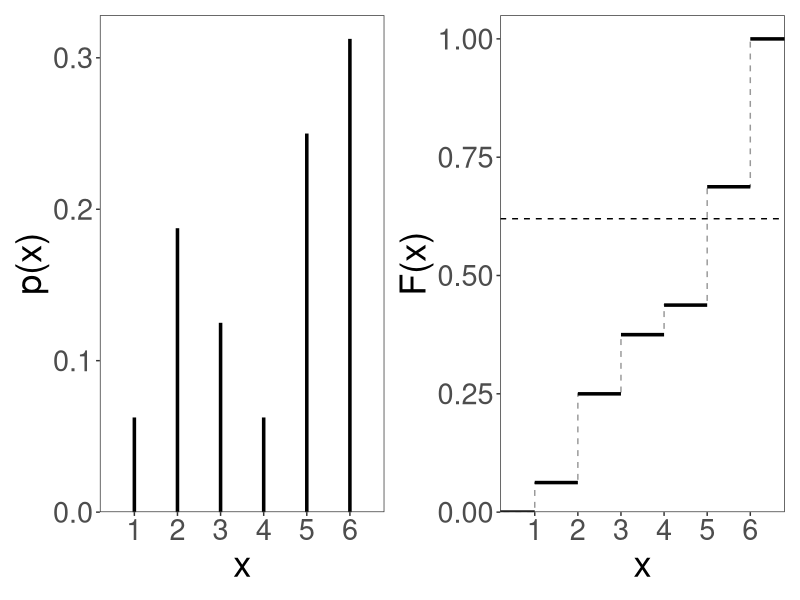
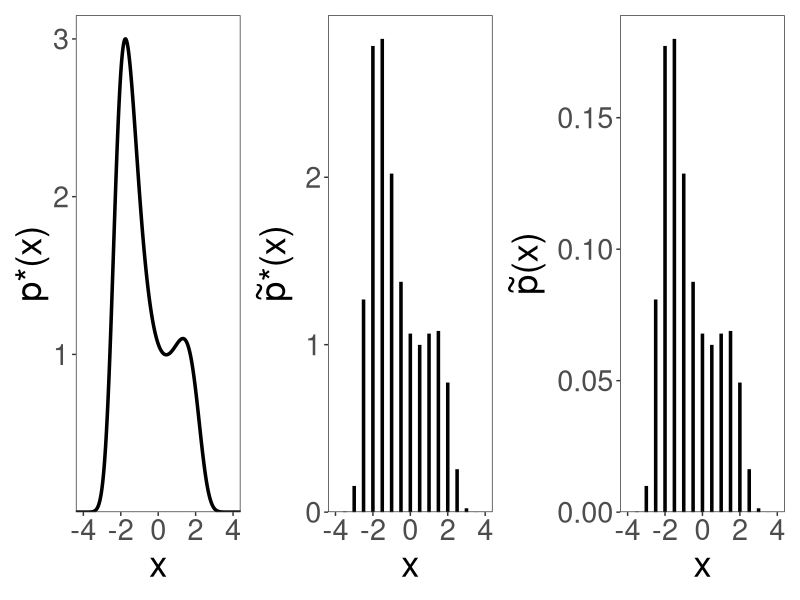
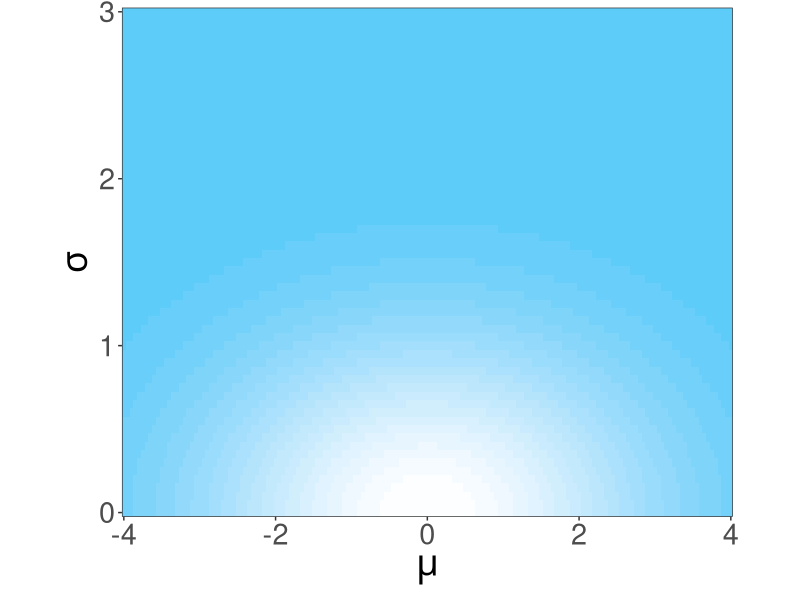
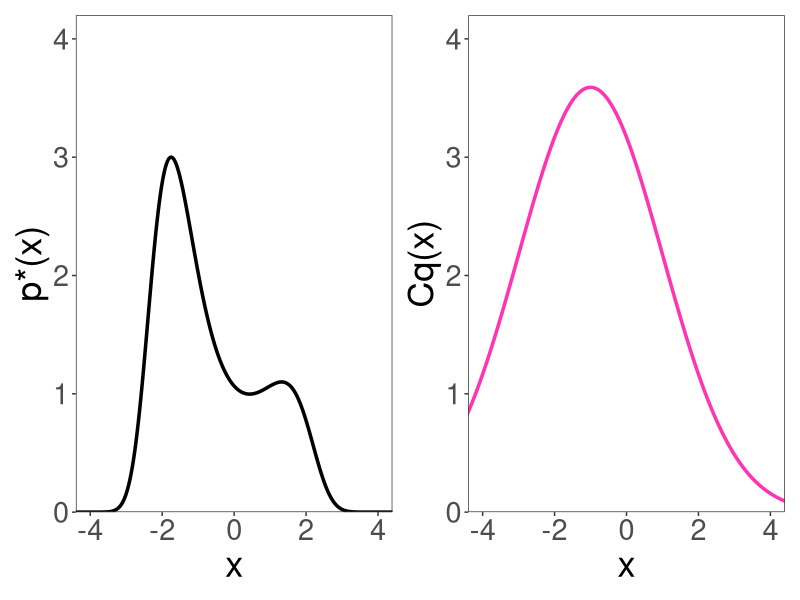
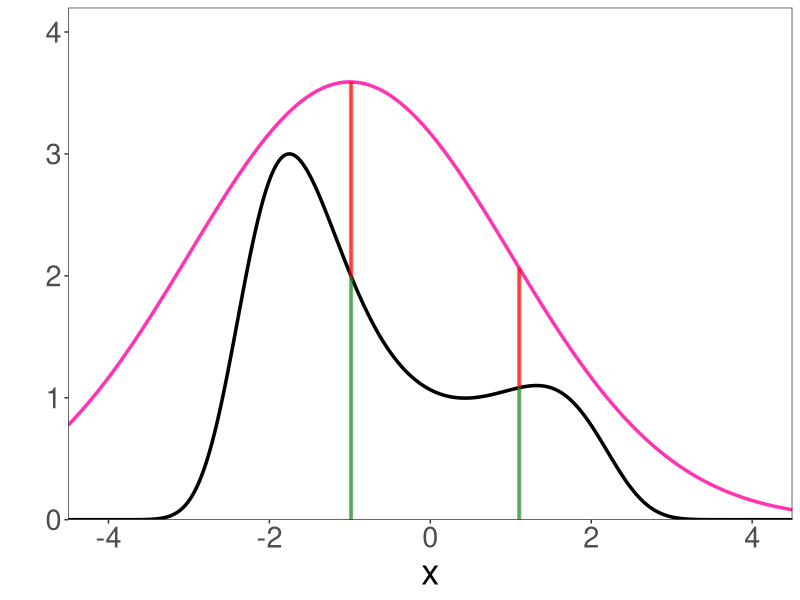
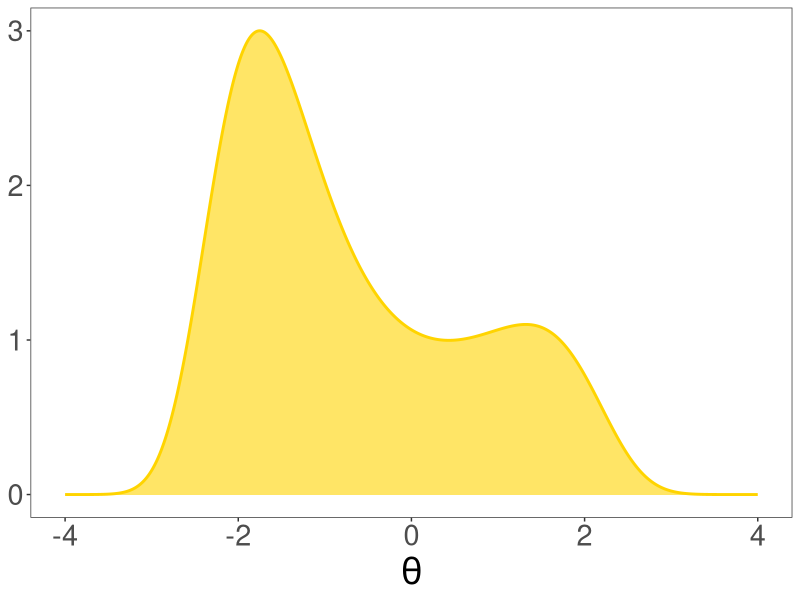
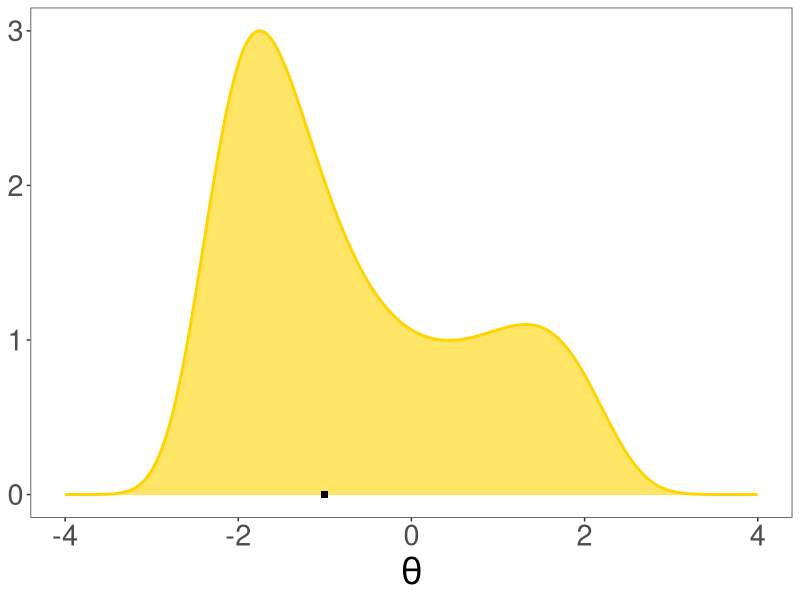
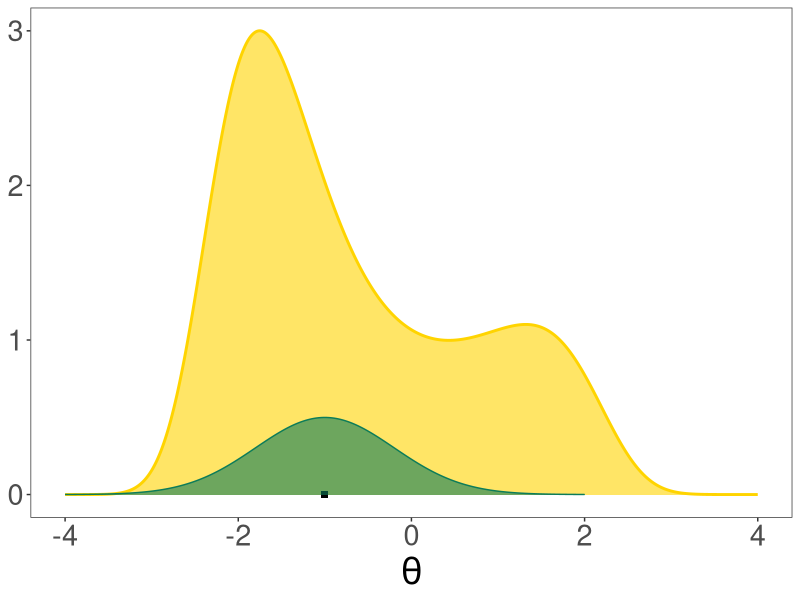

Generate these figures, in order, with R:
## ---- chunk 1
#| echo: false
#| include: false

library(dplyr)
library(tidyr)
library(ggplot2)
library(patchwork)

theme_set(theme_bw() +
          theme(legend.position = "none",
                panel.grid = element_blank(),
                #strip.background = element_rect(fill="#ade658"),
                text = element_text(size=26)))

fx <- function(x) exp(0.4*(x-0.4)^2-0.08*x^4)

mh <- function(N,sd){
theta <- double()
quehacemos <- character()
theta[1] <- -1
for(i in 1:1000){
  propuesta <- rnorm(1, mean = theta[i], sd = sd)
  f_actual <- fx(theta[i])
  f_propuesta <- fx(propuesta)
  
  alpha <- min(c(1,f_propuesta/f_actual))
  
  quehacemos[i] <- sample(c("salto","no salto"), 
                       size = 1, 
                       prob = c(alpha,1-alpha))
  
  if(quehacemos[i]=="salto") 
    theta[i+1] <- propuesta 
  else
    theta[i+1] <- theta[i]
}
return(list(theta=theta,prop_aceptada=sum(quehacemos=="salto")/N))
}
## ---- chunk 2
#| warning: false
#| echo: false
#| fig-width: 18
#| fig-height: 9
#| fig-align: center

data <- tibble(x = c(0,1:6,10), p_ = c(0,1,3,2,1,4,5,0), p=p_/sum(p_), F = cumsum(p))

p1 <- ggplot(data) +
  geom_segment(aes(x=x,xend=x,y=0,yend=p),size=1.2) +
  scale_x_continuous("x", breaks=0:6) +
  scale_y_continuous("p(x)", expand=c(0,0,0.05,0)) +
  coord_cartesian(xlim=c(0.5,6.5))

p2 <- ggplot(data) +
  geom_step(aes(x=x, y=F), size=0.5, col="gray60", linetype="dashed") +
  geom_segment(aes(x=x,xend=lead(x),y=F,yend=F), size=1.2) +
  scale_x_continuous("x",breaks=0:6) +
  scale_y_continuous("F(x)", expand=c(0,0,0.05,0)) +
  coord_cartesian(xlim=c(0.5,6.5)) +
  geom_hline(yintercept=0.62,linetype="dashed")

p1+p2
## ---- chunk 3
#| warning: false
#| echo: false
#| fig-width: 22
#| fig-height: 9
#| fig-align: center

prob_bimod <- function(x) return(exp(0.4*(x-0.4)^2 - 0.08*x^4))

p1 <- tibble(x = seq(-4.5,4.5,0.01)) |>
  mutate(p = prob_bimod(x)) |>
  ggplot() +
  geom_line(aes(x=x,y=p), size=1.2) +
  scale_x_continuous("x") +
  scale_y_continuous("p*(x)", expand=c(0,0,0.05,0)) +
  coord_cartesian(xlim=c(-4,4))

p2 <- tibble(x = seq(-4.5,4.5,0.5)) |>
  mutate(p = prob_bimod(x)) |>
  ggplot() +
  geom_segment(aes(x=x,xend=x,y=0,yend=p), size=1.2) +
  scale_x_continuous("x") +
  scale_y_continuous(expression(tilde(p)*"*(x)"), expand=c(0,0,0.05,0)) +
  coord_cartesian(xlim=c(-4,4))

p3 <- tibble(x = seq(-4.5,4.5,0.5)) |>
  mutate(p_ = prob_bimod(x),
         p = p_/(sum(p_))) |>
  ggplot() +
  geom_segment(aes(x=x,xend=x,y=0,yend=p), size=1.2) +
  scale_x_continuous("x") +
  scale_y_continuous(expression(tilde(p)*"(x)"), expand=c(0,0,0.05,0)) +
  coord_cartesian(xlim=c(-4,4))


p1 + p2 + p3
## ---- chunk 4
#| warning: false
#| echo: false
#| fig-width: 9
#| fig-height: 9
#| fig-align: center

dv <- expand.grid(mu = seq(-4, 4, 0.05),
                  sigma = seq(0, 3, 0.05))

xi <- 0
psi <- 0.5
eta <- 0.1

dv$prior <- exp(-dv$sigma^2)/eta * exp(-(dv$mu-xi)^2/2*psi^2)

ggplot(dv) +
  geom_raster(aes(x=mu,y=sigma,fill=prior)) +
  scale_fill_steps(low = "#56CBF9", high = "white",n.breaks = 16) +
  scale_x_continuous(expression(mu),expand=c(0,0)) +
  scale_y_continuous(expression(sigma),expand=c(0,0)) +
  coord_fixed(2.2)
## ---- chunk 5
#| warning: false
#| echo: false
#| fig-width: 22
#| fig-height: 9
#| fig-align: center

prob_bimod <- function(x) return(exp(0.4*(x-0.4)^2 - 0.08*x^4))

data <- tibble(x = seq(-4.5,4.5,0.01)) |>
  mutate(p = prob_bimod(x),
         Cq = dnorm(x,-1,2)*18)

p1 <- data |>
  ggplot() +
  geom_line(aes(x=x,y=p), size=1.2) +
  scale_x_continuous("x") +
  scale_y_continuous("p*(x)", limits = c(0,4), expand=c(0,0,0.05,0)) +
  coord_cartesian(xlim=c(-4,4))

p2 <- data |>
  ggplot() +
  geom_line(aes(x=x,y=Cq), size=1.2, col="maroon1") +
  scale_x_continuous("x") +
  scale_y_continuous("Cq(x)", limits = c(0,4), expand=c(0,0,0.05,0)) +
  coord_cartesian(xlim=c(-4,4))

p1+p2
## ---- chunk 6
#| warning: false
#| echo: false
#| fig-width: 16
#| fig-height: 12
#| fig-align: center

data |>
  ggplot() +
  geom_line(aes(x=x,y=p), size=1.2) +
  geom_line(aes(x=x,y=Cq), size=1.2, col = "maroon1") +
  geom_segment(data = data |> filter(abs(x-1.11)<0.01 | abs(x+0.98)<0.01), aes(x=x,xend=x,y=0,yend=p), col = "forestgreen", size=1.2, alpha=0.5) +
  geom_segment(data = data |> filter(abs(x-1.11)<0.01 | abs(x+0.98)<0.01), aes(x=x,xend=x,y=p,yend=Cq), col = "red", size=1.2, alpha=0.5) +
  scale_x_continuous("x",breaks = seq(-4,4,2), expand = c(0,0)) +
  scale_y_continuous("", limits = c(0,4), expand = c(0,0,0.05,0))
## ---- chunk 7
x <- seq(-4,4,0.01)
f <- exp(0.4*(x-0.4)^2-0.08*x^4)

p1 <- ggplot(tibble(x,f)) +
  geom_line(aes(x=x,y=f),size=1,col="#FFD400") +
  geom_ribbon(aes(x=x,ymin=0,ymax=f),alpha=0.6,fill="#FFD400") +
  xlab(expression(theta)) +
  theme(axis.title.y = element_blank())

p2 <- p1 +
  geom_point(aes(x=-1,y=0),shape="square",size=2) 

p3 <- p2 +
  geom_line(data=tibble(x=seq(-4,2,0.01),y=dnorm(x,-1,0.8)),
            aes(x=x,y=y), col="#0C7C59") +
  geom_ribbon(data=tibble(x=seq(-4,2,0.01),y=dnorm(x,-1,0.8)),
              aes(x=x,ymin=0,ymax=y), fill="#0C7C59",alpha=0.6)

p4 <- p3 +
  geom_curve(aes(x=-1,xend=0.4,y=0,yend=0),
             curvature = -0.5,
             arrow = arrow(length = unit(0.02, "npc"),type="closed"),
             col="#215097")

p5 <- p4 +
  geom_segment(aes(x=0.4,xend=0.4,y=0,yend=exp(0.4*(0.4-0.4)^2-0.08*(0.4)^4)),linetype="dashed") +
  geom_segment(aes(x=-1,xend=-1,y=0,yend=exp(0.4*(-1-0.4)^2-0.08*(-1)^4)),linetype="dashed") +
  geom_segment(aes(x=-1,xend=-4,y=exp(0.4*(-1-0.4)^2-0.08*(-1)^4),yend=exp(0.4*(-1-0.4)^2-0.08*(-1)^4)),linetype="dotted") +
  geom_segment(aes(x=0.4,xend=-4,y=exp(0.4*(0.4-0.4)^2-0.08*(0.4)^4),yend=exp(0.4*(0.4-0.4)^2-0.08*(0.4)^4)),linetype="dotted")
## ---- chunk 8
p1
## ---- chunk 9
p2
## ---- chunk 10
p3
## ---- chunk 11
p4
## ---- chunk 12
p5
## ---- chunk 13
#| warning: false
#| echo: false
#| fig-width: 30
#| fig-height: 10
#| fig-align: center

theta <- mh(1000, 1)
dv <- tibble(i=1:61,x=theta[[1]][400:460],y=lag(x))

p1 <- ggplot(dv) +
  geom_line(aes(x=i,y=x), col = "#550C18") +
  geom_line(aes(x=i,y=y), col = "#0C7C59", alpha=0.5) +
  ylab(expression(theta))

p2 <- ggplot(dv) +
  geom_segment(aes(x=x,xend=x,y=-10,yend=y), col = "#550C18",alpha=0.3) +
  geom_segment(aes(x=-10,xend=x,y=y,yend=y), col = "#0C7C59",alpha=0.3) +
  coord_fixed(xlim=c(-2.5,2.5),ylim=c(-2.5,2.5)) +
  geom_point(aes(x=x,y=y),size=2) +
  xlab(expression(theta*"(i)")) +
  ylab(expression(theta*"(i-1)"))

p1 + p2 + plot_layout(widths = c(2, 1))
